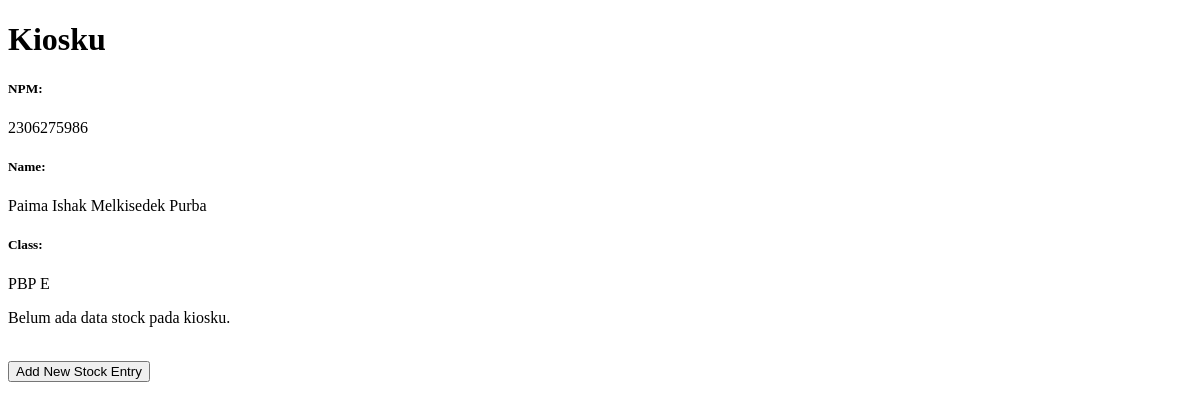
Before: / with the older database file.
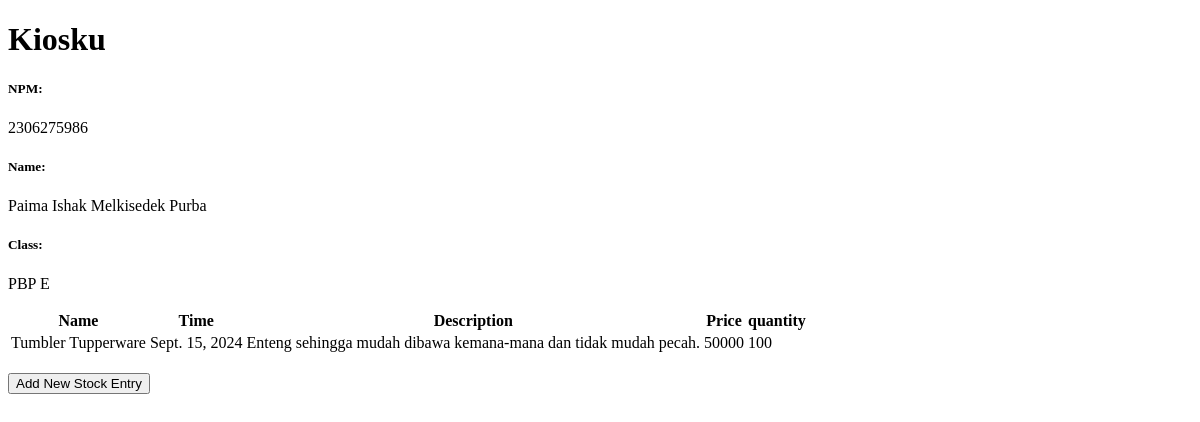
After: the same page with the newer database file.
### main/models.py (models this page shows)
class StockEntry(models.Model):
    id = models.UUIDField(primary_key=True, default=uuid.uuid4, editable=False)
    name = models.CharField(max_length=255)
    description = models.TextField()
    price = models.IntegerField()
    quantity = models.PositiveIntegerField(default=0)
    time = models.DateField(auto_now_add=True)

### main/views.py (the view)
# urls.py: path('', show_main, name='show_main'),
def show_main(request):
    stock_entries = StockEntry.objects.all()
    context = {
        'npm' : '2306275986',
        'nama': 'Paima Ishak Melkisedek Purba',
        'kelas': 'PBP E',
        'stock_entry': stock_entries
    }
    return render(request, "main.html", context)

### main/templates/main.html (shortened to what this page needs)
 {% extends 'base.html' %}
 {% block content %}
 <h1>Kiosku</h1>
 <h5>NPM: </h5>
 <p>{{ npm }}<p>
 <h5>Name:</h5>
 <p>{{ nama }}</p>
 <h5>Class:</h5>
 <p>{{ kelas }}</p>
{% if not stock_entry %}
<p>Belum ada data stock pada kiosku.</p>
{% else %}
<table>
  <tr>
    <th>Name</th>
    <th>Time</th>
    <th>Description</th>
    <th>Price</th>
    <th>quantity</th>
  </tr>
  {% for stock in stock_entry %}
  <tr>
    <td>{{stock.name}}</td>
    <td>{{stock.time}}</td>
    <td>{{stock.description}}</td>
    <td>{{stock.price}}</td>
    <td>{{stock.quantity}} </td>
  </tr>
  {% endfor %}
</table>
{% endif %}
<br />
<a href="{% url 'main:create_stock_entry' %}">
  <button>Add New Stock Entry</button>
</a>
 {% endblock content %}

### templates/base.html (shortened to what this page needs)
{% load static %}
<!DOCTYPE html>
<html lang="en">
  <head>
  </head>
  <body>
    {% block content %} {% endblock content %}
  </body>
</html>

Changed rows visible on the page:
added StockEntry: name "Tumbler Tupperware", time "Sept. 15, 2024", description "Enteng sehingga mudah dibawa kemana-mana dan tidak mudah pecah.", price "50000", quantity "100"
Other visible differences:
text no longer shown: "Belum ada data stock pada kiosku."
text now shown: "Name Time Description Price quantity"
